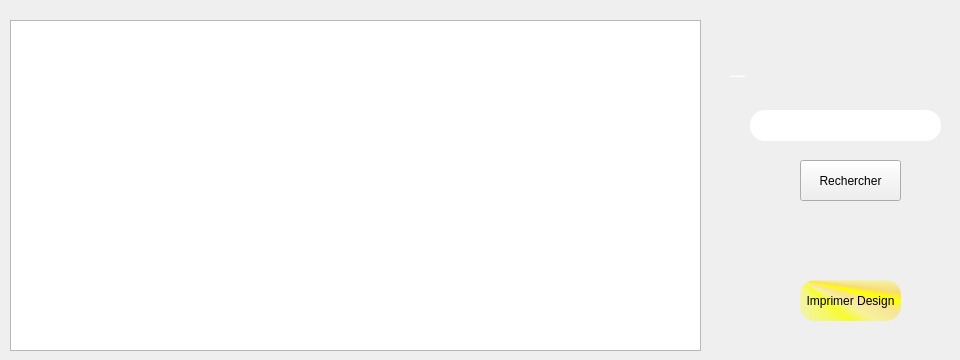
       <widget class="QWidget" name="Afficher">
        <attribute name="title">
         <string>Afficher des plats</string>
        </attribute>
        <widget class="QTableView" name="tablePlat">
         <property name="geometry">
          <rect>
           <x>10</x>
           <y>20</y>
           <width>691</width>
           <height>331</height>
          </rect>
         </property>
         <property name="styleSheet">
          <string notr="true">background-image: url(:/new/white.png);</string>
         </property>
        </widget>
        <widget class="QPushButton" name="pushButton_rechercher">
         <property name="geometry">
          <rect>
           <x>800</x>
           <y>160</y>
           <width>101</width>
           <height>41</height>
          </rect>
         </property>
         <property name="text">
          <string>Rechercher</string>
         </property>
        </widget>
        <widget class="QLabel" name="label_saisir_2">
         <property name="geometry">
          <rect>
           <x>730</x>
           <y>60</y>
           <width>221</width>
           <height>31</height>
          </rect>
         </property>
         <property name="font">
          <font>
           <family>century gothic</family>
           <pointsize>-1</pointsize>
           <underline>true</underline>
           <strikeout>false</strikeout>
          </font>
         </property>
         <property name="layoutDirection">
          <enum>Qt::LeftToRight</enum>
         </property>
         <property name="styleSheet">
          <string notr="true">
color:white;


</string>
         </property>
         <property name="frameShape">
          <enum>QFrame::NoFrame</enum>
         </property>
         <property name="lineWidth">
          <number>1</number>
         </property>
         <property name="text">
          <string>               Saisir le code de plat à chercher :</string>
         </property>
         <property name="textFormat">
          <enum>Qt::RichText</enum>
         </property>
         <property name="scaledContents">
          <bool>false</bool>
         </property>
        </widget>
        <widget class="QLineEdit" name="lineEdit_chercherplat">
         <property name="geometry">
          <rect>
           <x>750</x>
           <y>110</y>
           <width>191</width>
           <height>31</height>
          </rect>
         </property>
         <property name="font">
          <font>
           <family>century gothic</family>
           <pointsize>-1</pointsize>
           <weight>75</weight>
           <bold>true</bold>
          </font>
         </property>
         <property name="styleSheet">
          <string notr="true">border-radius:15px;
</string>
         </property>
         <property name="maxLength">
          <number>8</number>
         </property>
         <property name="alignment">
          <set>Qt::AlignCenter</set>
         </property>
        </widget>
        <widget class="QPushButton" name="pushButton_imprimer_9">
         <property name="geometry">
          <rect>
           <x>800</x>
           <y>280</y>
           <width>101</width>
           <height>41</height>
          </rect>
         </property>
         <property name="styleSheet">
          <string notr="true">

QPushButton
{
background-color: qconicalgradient(cx:0, cy:0, angle:135, stop:0 rgba(255, 255, 0, 69), stop:0.375 rgba(255, 255, 0, 69), stop:0.423533 rgba(251, 255, 0, 145), stop:0.45 rgba(247, 255, 0, 208), stop:0.477581 rgba(255, 244, 71, 130), stop:0.518717 rgba(255, 218, 71, 130), stop:0.55 rgba(255, 255, 0, 255), stop:0.57754 rgba(255, 203, 0, 130), stop:0.625 rgba(255, 255, 0, 69), stop:1 rgba(255, 255, 0, 69));
border-radius:15px;
}
QPushButton:hover
{
color:black;
border-radius:15px;
background:rgb(197, 250, 255);
}


</string>
         </property>
         <property name="text">
          <string>Imprimer Design</string>
         </property>
        </widget>
       </widget>
